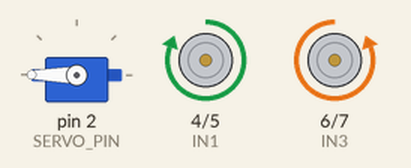
This sketch was run on a simulated Arduino Uno, built with avr-gcc and run on an emulated ATmega328P. Shown: servo, motor-driver pin pairs drawn as motors (green arrow = first pin HIGH = forward, orange = second pin HIGH = backward, longer = more drive, scaled by the enable pin). At 17.1 s the program stops and its outputs stay as they are.

Above: at 11.3 s.
At 12.7 s:
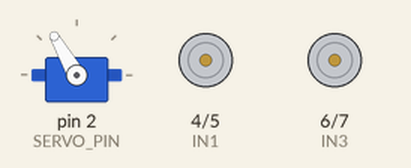
At 14.8 s:
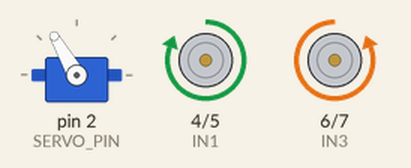
At 17.2 s:
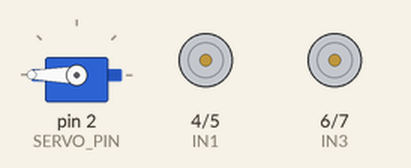
Timing chart, 0 to 18.6 s (numbered marks = the images above):
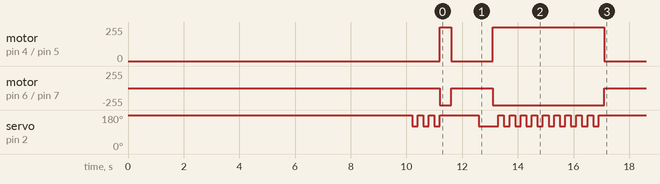

The sketch:

RockPaperScissors.ino
```cpp
// Video demonstration:
// https://www.youtube.com/watch?v=WvEudefDwm0

#include <Servo.h>

#define IN1  4
#define IN2  5
#define IN3  6
#define IN4  7
#define ENA  9   // Needs to be a PWM pin (this one is a PWN on both the UNO and the MEGA)
#define ENB  10  // Needs to be a PWM pin (this one is a PWN on both the UNO and the MEGA)
#define SERVO_PIN 2

#define ARMS_UP 120
#define ARMS_MID 150
#define ARMS_DOWN 180

Servo servo;

void clamp(int* x, int min, int max) {
  if(*x < min) *x = min;
  if(*x > max) *x = max;
}

// Sets the speed of each motor (an integer between -255 and 255)
void setSpeed(int leftSpeed, int rightSpeed) {

    // The speed should always be between -255 and 255
    clamp(&leftSpeed, -255, 255);
    clamp(&rightSpeed, -255, 255);

    // Sets the direction of rotation for each motor
    digitalWrite(IN1, rightSpeed > 0);
    digitalWrite(IN2, rightSpeed < 0);
    digitalWrite(IN3, leftSpeed > 0);
    digitalWrite(IN4, leftSpeed < 0);

    if(leftSpeed == 0 && rightSpeed == 0) {
        // Brakes if the speed of both motors are 0
        digitalWrite(ENA, HIGH);
        digitalWrite(ENB, HIGH);
    }
    else {
        // Otherwise, sets the speed for each motor
        analogWrite(ENA, abs(rightSpeed));
        analogWrite(ENB, abs(leftSpeed));
    }
}

void setup() {

    pinMode(IN1, OUTPUT);
    pinMode(IN2, OUTPUT);
    pinMode(IN3, OUTPUT);
    pinMode(IN4, OUTPUT);
    pinMode(ENA, OUTPUT);
    pinMode(ENB, OUTPUT);
    servo.attach(SERVO_PIN);

    servo.write(ARMS_DOWN);
    delay(10000);

    // Arms movements
    for(int i = 0; i < 3; i++) {
        delay(200);
        servo.write(ARMS_UP);
        delay(200);
        servo.write(ARMS_DOWN);
    }

    // Turns 180 degrees
    setSpeed(-255,255);
    delay(400);
    setSpeed(0,0);
    delay(1000);

    // Realisation
    servo.write(ARMS_UP);
    delay(500);

    // Excitement
    setSpeed(-255, 255);
    for(int i = 0; i < 10; i++) {
        servo.write(ARMS_UP);
        delay(200);
        servo.write(ARMS_DOWN);
        delay(200);
    }
    setSpeed(0, 0);
}

void loop() {
    while(1) {
    }
}
```
